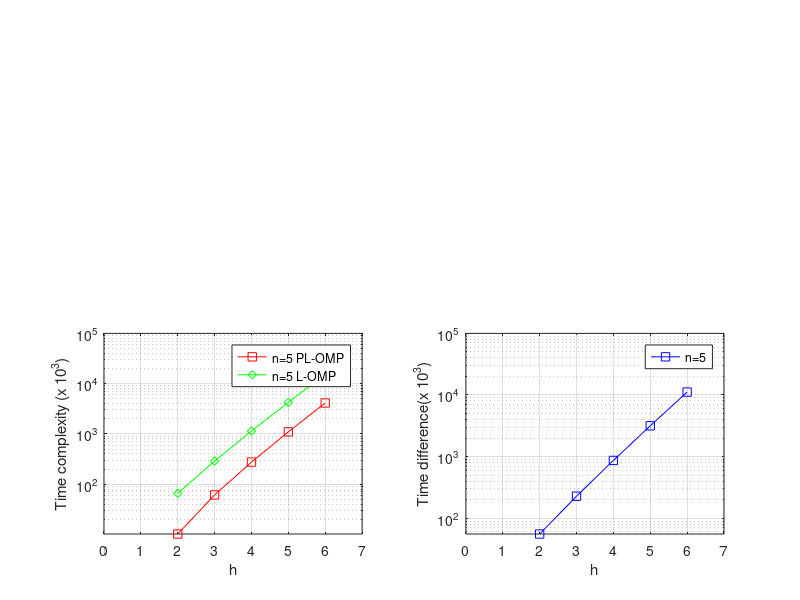

The MATLAB source for this figure:
function [] = time_complexity()

n=15;
M=8;h=[2 3 4 5 6];
N=(n-1)^2;
L=3;%[2 3 4 5 6];

t1= n*h.*L.^(h-1)+(h-1)*n^3.*(L.^(h-1));
t2= h.*L.^h + h.*(n^3).*L.^h +(L.^(h-1)).*((N*M)+(M.*h)+(M.*h.^2)+(h.^3)); %
t=t2-t1;
display(t1)
display(t2)
figure(12);
subplot(2,2,3)
semilogy(h,t1/1000, 'rs-')%, 'LineWidth', 1);
hold on
semilogy(h,t2/1000, 'gd-')%, 'LineWidth', 1);
axis([0 7 0 10^5])
grid on
legend('n=5 PL-OMP','n=5 L-OMP','n=10 PL-OMP','n=10 L-OMP','n=15 PL-OMP','n=15 L-OMP')%,'n=15 1','n=15 2')
%title('M=8, L=3');
xlabel('h');
%xlabel('L')
ylabel('Time complexity (x 10^3)')
subplot(2,2,4)
semilogy(h,t/1000, 'bs-')%, 'LineWidth', 1);
hold on
legend('n=5','n=10','n=15')%,'n=15')
axis([0 7 0 10^5])
grid on
%title('M=8, L=3');
xlabel('h');
%xlabel('L')
ylabel('Time difference(x 10^3)')
end